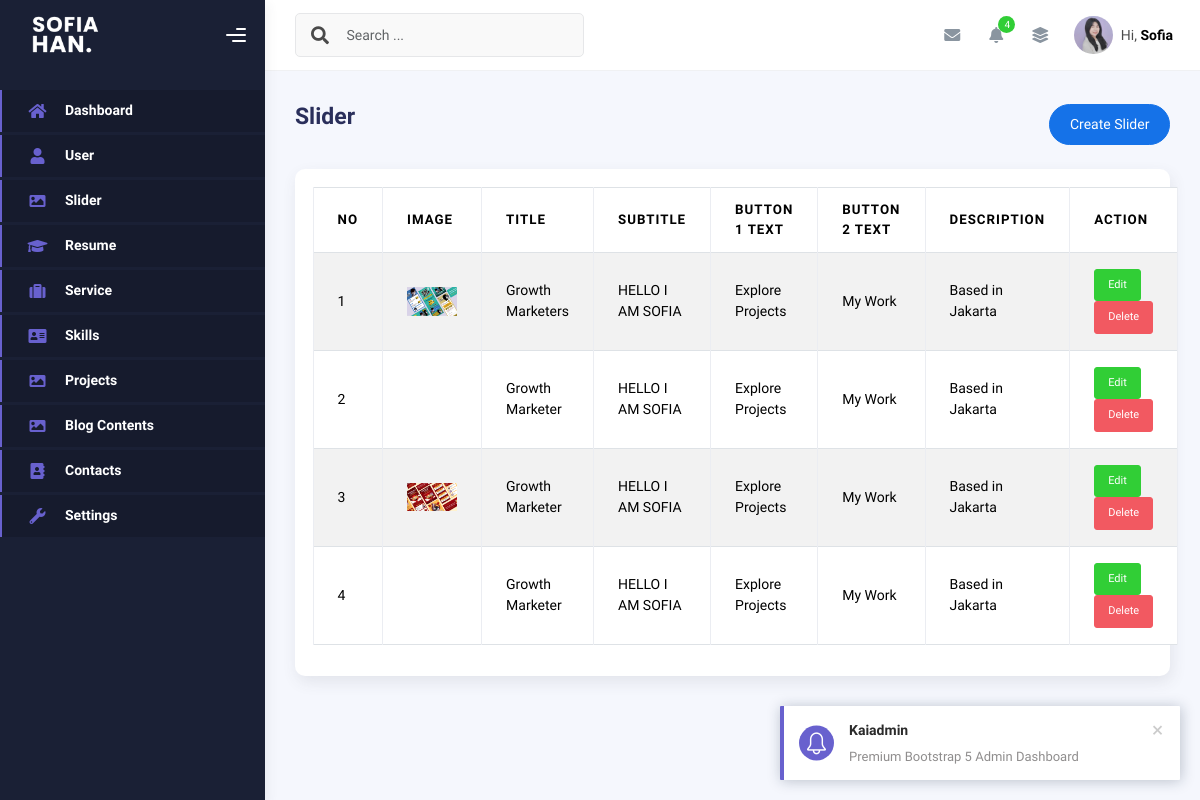
Screenshot of /admin/sliders.php with the database file from the repository.
### tables this page shows
CREATE TABLE `sliders` (
  `id` int(11) NOT NULL,
  `title` varchar(50) NOT NULL,
  `subtitle` varchar(50) NOT NULL,
  `description` text DEFAULT NULL,
  `button1_text` varchar(30) NOT NULL,
  `button1_link` varchar(50) NOT NULL,
  `button2_text` varchar(30) NOT NULL,
  `button2_link` varchar(50) NOT NULL,
  `image` varchar(100) NOT NULL,
  `is_active` tinyint(1) NOT NULL DEFAULT 1,
  `created_at` timestamp NOT NULL DEFAULT current_timestamp(),
  `updated_at` timestamp NULL DEFAULT NULL ON UPDATE current_timestamp()
);

### admin/sliders.php (the view, shortened to what this page needs)
<?php
include "config/koneksi.php";
$query = mysqli_query($conn, "SELECT * FROM sliders ORDER BY id DESC");
$rows = mysqli_fetch_all($query, MYSQLI_ASSOC);
?>
<!DOCTYPE html>
<html lang="en">
<head>
    <?php
    include "inc/css.php";
    ?>
</head>
<body>
    <div class="wrapper">
        <?php
        include "inc/sidebar.php";
        ?>
        <div class="main-panel">
            <div class="main-header">
                <?php
                include "inc/navbar.php";
                ?>
            </div>
            <div class="container">
                <div class="page-inner">
                    <div class="d-flex align-items-left align-items-md-center flex-column flex-md-row pt-2 pb-4">
                        <div>
                            <h3 class="fw-bold mb-3">Slider</h3>
                        </div>
                        <div class="ms-md-auto py-2 py-md-0">
                            <a href="create-slider.php" class="btn btn-primary btn-round">Create Slider</a>
                        </div>
                    </div>
                    <div class="row">
                        <div class="col-sm-6 col-md-12">
                            <div class="card">
                                <div class="card-body">
                                    <table class="table table-bordered table-striped">
                                        <thead>
                                            <tr>
                                                <th>No</th>
                                                <th>Image</th>
                                                <th>Title</th>
                                                <th>Subtitle</th>
                                                <th>Button 1 Text </th>
                                                <th>Button 2 Text </th>
                                                <th>Description</th>
                                                <th>Action</th>
                                            </tr>
                                        </thead>
                                        <?php foreach ($rows as $index => $row): ?>
                                            <tr>
                                                <td><?php echo $index += 1 ?></td>
                                                <td> <img src="assets/img/<?php echo $row['image'] ?>" width="50" alt="">
                                                </td>
                                                <td><?php echo $row['title'] ?></td>
                                                <td><?php echo $row['subtitle'] ?></td>
                                                <td><?php echo $row['button1_text'] ?></td>
                                                <td><?php echo $row['button2_text'] ?></td>
                                                <td><?php echo $row['description'] ?></td>
                                                <td>
                                                    <a class="btn btn-success btn-sm"
                                                        href="create-slider.php?edit=<?php echo $row['id'] ?>">Edit</a>
                                                    <a onclick="return confirm('Are you sure wanna delete this data?')"
                                                        class=" btn btn-danger btn-sm"
                                                        href="sliders.php?delete=<?php echo $row['id'] ?>">Delete</a>
                                                </td>
                                            </tr>
                                        <?php endforeach ?>
                                    </table>
                                </div>
                            </div>
                        </div>
                    </div>
                </div>
            </div>
</body>
</html>

### rows the page displays
sliders: index "1", image (picture), title "Growth Marketers", subtitle "HELLO I AM SOFIA", button1_text "Explore Projects", button2_text "My Work", description "Based in Jakarta"
sliders: index "2", title "Growth Marketer", subtitle "HELLO I AM SOFIA", button1_text "Explore Projects", button2_text "My Work", description "Based in Jakarta"
sliders: index "3", image (picture), title "Growth Marketer", subtitle "HELLO I AM SOFIA", button1_text "Explore Projects", button2_text "My Work", description "Based in Jakarta"
sliders: index "4", title "Growth Marketer", subtitle "HELLO I AM SOFIA", button1_text "Explore Projects", button2_text "My Work", description "Based in Jakarta"
